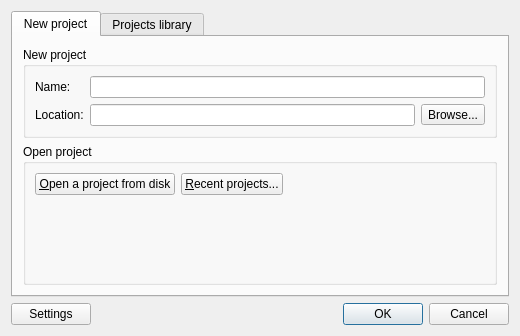
<?xml version="1.0" encoding="UTF-8"?>
<ui version="4.0">
 <class>ProjectDialog</class>
 <widget class="QDialog" name="ProjectDialog">
  <property name="windowModality">
   <enum>Qt::ApplicationModal</enum>
  </property>
  <property name="geometry">
   <rect>
    <x>0</x>
    <y>0</y>
    <width>520</width>
    <height>336</height>
   </rect>
  </property>
  <property name="windowTitle">
   <string>Project</string>
  </property>
  <property name="styleSheet">
   <string notr="true">QWidget {
    background-color: #323232;
    color: #BAF73C;
}

QToolBar {
    border:0px;
}

QGraphicsView, QTextEdit, QPlainTextEdit, QTreeWidget, QListWidget, QLineEdit, QSpinBox, QComboBox {
    background-color: #282828;
}

QLabel, QMenu, QStatusBar {
  color: #BAF73C;
}

QMenuBar::item {
    background-color: #323232;
}

QMenu::item:selected {
    color: #f2f2f2;
    background-color: #383838;
}

QToolButton:hover {
    background-color: #383838;
}

QGroupBox {
    color: #BAF73C;
    font: bold 12px;
    padding: 15px;
    border-style: none;
}

QAbstractScrollArea::corner {
    background: #323232;
}

QScrollBar::add-page:horizontal, QScrollBar::sub-page:horizontal, QScrollBar::add-page:vertical, QScrollBar::sub-page:vertical {
  background: none;
}

QComboBox {
    selection-color: #f2f2f2;
    selection-background-color: #323232;
}

QComboBox QAbstractItemView {
    background-color: #282828;
}

QDockWidget, QMenuBar, QPushButton, QToolButton, QTabWidget, QHeaderView::section {
    color: #BAF73C;
    font: bold 11px;
}

QTabBar {
    color: #BAF73C;
}

QRadioButton, QCheckBox {
  color: #BAF73C;
}

QRadioButton::disabled, QCheckBox::disabled {
  color: gray;
}
# bg-color=#282828
# fg-color=#BAF73C
# tool-bar=#323232
# selection-bg=#383838 
# selection-fg=#f2f2f2 </string>
  </property>
  <property name="modal">
   <bool>true</bool>
  </property>
  <layout class="QVBoxLayout" name="verticalLayout">
   <item>
    <widget class="QTabWidget" name="uiProjectTabWidget">
     <property name="tabPosition">
      <enum>QTabWidget::North</enum>
     </property>
     <property name="tabShape">
      <enum>QTabWidget::Rounded</enum>
     </property>
     <property name="currentIndex">
      <number>0</number>
     </property>
     <widget class="QWidget" name="uiNewProjectTab">
      <attribute name="title">
       <string>New project</string>
      </attribute>
      <layout class="QVBoxLayout" name="verticalLayout_3">
       <property name="leftMargin">
        <number>10</number>
       </property>
       <property name="topMargin">
        <number>10</number>
       </property>
       <property name="rightMargin">
        <number>10</number>
       </property>
       <property name="bottomMargin">
        <number>10</number>
       </property>
       <item>
        <widget class="QGroupBox" name="groupBox">
         <property name="title">
          <string>New project</string>
         </property>
         <layout class="QGridLayout" name="gridLayout">
          <item row="1" column="1">
           <layout class="QHBoxLayout" name="horizontalLayout_3">
            <item>
             <widget class="QLineEdit" name="uiLocationLineEdit"/>
            </item>
            <item>
             <widget class="QToolButton" name="uiLocationBrowserToolButton">
              <property name="text">
               <string>Browse...</string>
              </property>
             </widget>
            </item>
           </layout>
          </item>
          <item row="0" column="0">
           <widget class="QLabel" name="uiNameLabel">
            <property name="sizePolicy">
             <sizepolicy hsizetype="Fixed" vsizetype="Preferred">
              <horstretch>0</horstretch>
              <verstretch>0</verstretch>
             </sizepolicy>
            </property>
            <property name="text">
             <string>Name:</string>
            </property>
            <property name="textFormat">
             <enum>Qt::AutoText</enum>
            </property>
           </widget>
          </item>
          <item row="0" column="1">
           <widget class="QLineEdit" name="uiNameLineEdit"/>
          </item>
          <item row="1" column="0">
           <widget class="QLabel" name="uiLocationLabel">
            <property name="sizePolicy">
             <sizepolicy hsizetype="Fixed" vsizetype="Preferred">
              <horstretch>0</horstretch>
              <verstretch>0</verstretch>
             </sizepolicy>
            </property>
            <property name="text">
             <string>Location:</string>
            </property>
           </widget>
          </item>
         </layout>
        </widget>
       </item>
       <item>
        <widget class="QGroupBox" name="uiOpenProjectGroupBox">
         <property name="title">
          <string>Open project</string>
         </property>
         <layout class="QGridLayout" name="gridLayout_2">
          <item row="0" column="0">
           <layout class="QHBoxLayout" name="horizontalLayout_2">
            <item>
             <widget class="QPushButton" name="uiOpenProjectPushButton">
              <property name="text">
               <string>&amp;Open a project from disk</string>
              </property>
             </widget>
            </item>
            <item>
             <widget class="QPushButton" name="uiRecentProjectsPushButton">
              <property name="text">
               <string>&amp;Recent projects...</string>
              </property>
             </widget>
            </item>
            <item>
             <spacer name="horizontalSpacer_2">
              <property name="orientation">
               <enum>Qt::Horizontal</enum>
              </property>
              <property name="sizeHint" stdset="0">
               <size>
                <width>239</width>
                <height>20</height>
               </size>
              </property>
             </spacer>
            </item>
           </layout>
          </item>
          <item row="1" column="0">
           <spacer name="verticalSpacer">
            <property name="orientation">
             <enum>Qt::Vertical</enum>
            </property>
            <property name="sizeHint" stdset="0">
             <size>
              <width>5</width>
              <height>5</height>
             </size>
            </property>
           </spacer>
          </item>
         </layout>
        </widget>
       </item>
      </layout>
     </widget>
     <widget class="QWidget" name="uiProjectsLibraryTab">
      <attribute name="title">
       <string>Projects library</string>
      </attribute>
      <layout class="QVBoxLayout" name="verticalLayout_2">
       <property name="leftMargin">
        <number>10</number>
       </property>
       <property name="topMargin">
        <number>10</number>
       </property>
       <property name="rightMargin">
        <number>10</number>
       </property>
       <property name="bottomMargin">
        <number>10</number>
       </property>
       <item>
        <widget class="QTreeWidget" name="uiProjectsTreeWidget">
         <property name="alternatingRowColors">
          <bool>true</bool>
         </property>
         <property name="selectionMode">
          <enum>QAbstractItemView::ExtendedSelection</enum>
         </property>
         <property name="sortingEnabled">
          <bool>true</bool>
         </property>
         <attribute name="headerShowSortIndicator" stdset="0">
          <bool>true</bool>
         </attribute>
         <column>
          <property name="text">
           <string>Name</string>
          </property>
         </column>
         <column>
          <property name="text">
           <string>Status</string>
          </property>
         </column>
         <column>
          <property name="text">
           <string>Path</string>
          </property>
         </column>
        </widget>
       </item>
       <item>
        <layout class="QHBoxLayout" name="horizontalLayout_4">
         <item>
          <widget class="QPushButton" name="uiDeleteProjectButton">
           <property name="text">
            <string>Delete</string>
           </property>
          </widget>
         </item>
         <item>
          <widget class="QPushButton" name="uiDuplicateProjectPushButton">
           <property name="text">
            <string>Duplicate</string>
           </property>
          </widget>
         </item>
         <item>
          <spacer name="horizontalSpacer">
           <property name="orientation">
            <enum>Qt::Horizontal</enum>
           </property>
           <property name="sizeHint" stdset="0">
            <size>
             <width>40</width>
             <height>20</height>
            </size>
           </property>
          </spacer>
         </item>
         <item>
          <widget class="QPushButton" name="uiRefreshProjectsPushButton">
           <property name="text">
            <string>Refresh list</string>
           </property>
          </widget>
         </item>
        </layout>
       </item>
      </layout>
     </widget>
    </widget>
   </item>
   <item>
    <layout class="QHBoxLayout" name="horizontalLayout">
     <item>
      <widget class="QPushButton" name="uiSettingsPushButton">
       <property name="text">
        <string>Settings</string>
       </property>
      </widget>
     </item>
     <item>
      <spacer name="horizontalSpacer_3">
       <property name="orientation">
        <enum>Qt::Horizontal</enum>
       </property>
       <property name="sizeHint" stdset="0">
        <size>
         <width>40</width>
         <height>20</height>
        </size>
       </property>
      </spacer>
     </item>
     <item>
      <widget class="QDialogButtonBox" name="uiButtonBox">
       <property name="orientation">
        <enum>Qt::Horizontal</enum>
       </property>
       <property name="standardButtons">
        <set>QDialogButtonBox::Cancel|QDialogButtonBox::Ok</set>
       </property>
      </widget>
     </item>
    </layout>
   </item>
  </layout>
 </widget>
 <resources/>
 <connections>
  <connection>
   <sender>uiButtonBox</sender>
   <signal>accepted()</signal>
   <receiver>ProjectDialog</receiver>
   <slot>accept()</slot>
   <hints>
    <hint type="sourcelabel">
     <x>248</x>
     <y>254</y>
    </hint>
    <hint type="destinationlabel">
     <x>157</x>
     <y>274</y>
    </hint>
   </hints>
  </connection>
  <connection>
   <sender>uiButtonBox</sender>
   <signal>rejected()</signal>
   <receiver>ProjectDialog</receiver>
   <slot>reject()</slot>
   <hints>
    <hint type="sourcelabel">
     <x>316</x>
     <y>260</y>
    </hint>
    <hint type="destinationlabel">
     <x>286</x>
     <y>274</y>
    </hint>
   </hints>
  </connection>
  <connection>
   <sender>uiNameLineEdit</sender>
   <signal>returnPressed()</signal>
   <receiver>ProjectDialog</receiver>
   <slot>accept()</slot>
   <hints>
    <hint type="sourcelabel">
     <x>321</x>
     <y>56</y>
    </hint>
    <hint type="destinationlabel">
     <x>288</x>
     <y>93</y>
    </hint>
   </hints>
  </connection>
  <connection>
   <sender>uiLocationLineEdit</sender>
   <signal>returnPressed()</signal>
   <receiver>ProjectDialog</receiver>
   <slot>accept()</slot>
   <hints>
    <hint type="sourcelabel">
     <x>285</x>
     <y>100</y>
    </hint>
    <hint type="destinationlabel">
     <x>288</x>
     <y>93</y>
    </hint>
   </hints>
  </connection>
 </connections>
</ui>
